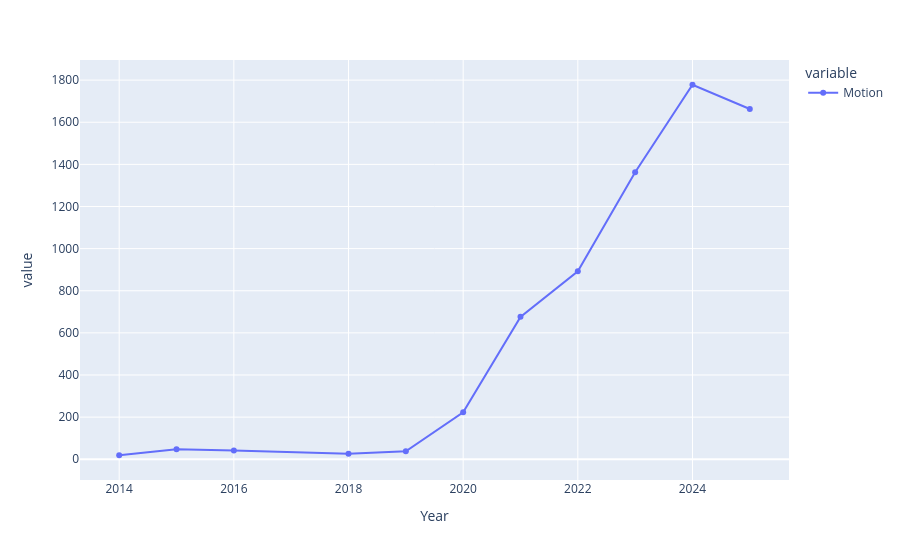

The code cell stored with this chart in its notebook:
### Code cell
px.line(year_counts, markers=True).show()

### Figure 1 — Plotly figure (JSON) as saved in the notebook; plotly's stock layout.template omitted (floating-point values rounded to 4 significant figures)
{"data": [{"hovertemplate": "variable=Motion<br>Year=%{x}<br>value=%{y}<extra></extra>", "legendgroup": "Motion", "line": {"color": "#636efa", "dash": "solid"}, "marker": {"symbol": "circle"}, "mode": "lines+markers", "name": "Motion", "orientation": "v", "showlegend": true, "type": "scatter", "x": [2014.0, 2015.0, 2016.0, 2018.0, 2019.0, 2020.0, 2021.0, 2022.0, 2023.0, 2024.0, 2025.0], "xaxis": "x", "y": [19, 48, 42, 26, 38, 223, 676, 892, 1363, 1778, 1663], "yaxis": "y"}], "layout": {"legend": {"title": {"text": "variable"}, "tracegroupgap": 0}, "margin": {"t": 60}, "xaxis": {"anchor": "y", "domain": [0, 1], "title": {"text": "Year"}}, "yaxis": {"anchor": "x", "domain": [0, 1], "title": {"text": "value"}}}}
